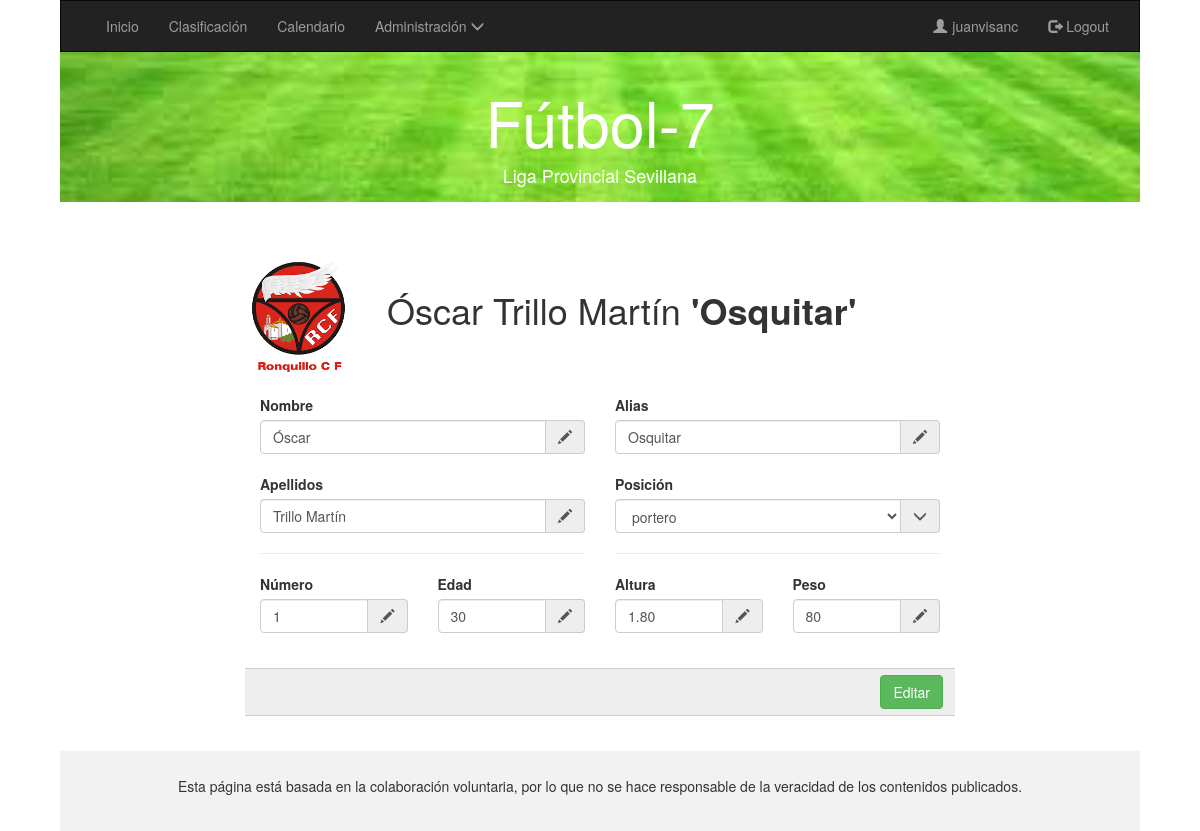
The app's page /colaborador/edita.php?id=1&equipo=1 (signed in) with its own data.
### tables this page shows
CREATE TABLE `JUGADOR` (
  `idJugador` int(10) unsigned NOT NULL AUTO_INCREMENT,
  `nombre` varchar(45) DEFAULT NULL,
  `apellidos` varchar(100) DEFAULT NULL,
  `alias` varchar(45) NOT NULL,
  `posicion` varchar(45) DEFAULT NULL,
  `altura` decimal(10,2) unsigned DEFAULT NULL,
  `peso` tinyint(3) unsigned DEFAULT NULL,
  `numero` tinyint(3) unsigned DEFAULT NULL,
  `edad` tinyint(3) unsigned DEFAULT NULL,
  `idEquipo` int(10) unsigned NOT NULL,
  PRIMARY KEY (`idJugador`),
  KEY `fk_Jugador_1_idx` (`idEquipo`),
  CONSTRAINT `fk_Jugador_1` FOREIGN KEY (`idEquipo`) REFERENCES `EQUIPO` (`idEquipo`) ON DELETE CASCADE ON UPDATE CASCADE
);

### colaborador/edita.php (the view, shortened to what this page needs)
<!DOCTYPE html>
<html>
<head>
  <?php include 'cabecera.php'; ?>
    <link rel="stylesheet" type="text/css" href="../usuario/css/equipo.css">
</head>
<body>
  <?php
  include 'include.php';
  if (isset($_GET['id']) and isset($_GET['equipo']) and isset($_SESSION["usuario"])) {
    $connection = new mysqli("localhost", "usufutbol", "usufutbol", "futbol2");
    mysqli_set_charset($connection, "utf8");
    $equipo=$_GET['equipo'];
    $equipoUsu=$_SESSION["equipo"];
    $jugador=$_GET['id'];
    $result = $connection->query("SELECT idJugador FROM JUGADOR WHERE
      idEquipo=$equipoUsu and idJugador=$jugador;");
      if ($result->num_rows !==0 or $_SESSION["rol"]==='admin') {
  ?>
    <div class="row">
      <div class="col-sm-2"></div>
      <div class="col-sm-8">
        <?php
          $result = $connection->query("SELECT * from JUGADOR WHERE idJugador=$jugador;");
        $obj = $result->fetch_object();
        echo "<h1 class='jugador'>
        <img src='../imagenes/$equipo.png'>$obj->nombre $obj->apellidos <b>'$obj->alias'</b>
        </h1>";
        ?>
          <form id="registerForm" method="POST" action="editado.php">
            <div class="form-group">
              <div class="col-xs-6">
                <label for="InputName">Nombre</label>
                <div class="input-group">
                  <input type="text" class="form-control" name="nombre" <?php echo "value='$obj->nombre'"?>
                  placeholder="Nombre" required>
                  <span class="input-group-addon"><span class="glyphicon glyphicon-pencil"></span></span>
                </div>
                <br>
                <label for="InputName">Apellidos</label>
                <div class="input-group">
                  <input type="text" class="form-control" name="apellidos" <?php echo "value='$obj->apellidos'"?>
                  placeholder="Apellidos" required>
                  <span class="input-group-addon"><span class="glyphicon glyphicon-pencil"></span></span>
                </div>
                <hr>
              </div>
            </div>
            <div class="form-group">
              <div class="col-xs-6">
                <label for="InputName">Alias</label>
                <div class="input-group">
                  <input type="text" class="form-control" name="alias"
                  placeholder="Alias" <?php echo "value='$obj->alias'"?> required>
                  <span class="input-group-addon"><span class="glyphicon glyphicon-pencil"></span></span>
                </div>
                <br>
                <label for="InputCity">Posición</label>
                <div class="input-group">
                  <select name="posicion" class="form-control" required>
                    <option <?php echo "value='$obj->posicion'"?>><?php echo "$obj->posicion"?></option>
                  </select>
                  <span class="input-group-addon"><span class="glyphicon  glyphicon-menu-down"></span></span>
                </div>
                <hr>
              </div>
            </div>
            <div class="form-group">
              <div class="col-xs-3">
                <label>Número</label>
                <div class="input-group">
                  <input type="number" class="form-control" name="numero" <?php echo "value='$obj->numero'"?>
                  placeholder="Numero" required>
                  <span class="input-group-addon"><span class="glyphicon glyphicon-pencil"></span></span>
                </div>
              </div>
              <div class="col-xs-3">
                <label>Edad</label>
                <div class="input-group">
                  <input type="number" class="form-control" name="edad" <?php echo "value='$obj->edad'"?>
                  placeholder="Edad" required>
                  <span class="input-group-addon"><span class="glyphicon glyphicon-pencil"></span></span>
                </div>
              </div>
              <div class="col-xs-3">
                <label for="InputEmail">Altura</label>
                <div class="input-group">
                  <input type="number" class="form-control" name="altura" <?php echo "value='$obj->altura'"?>
                  placeholder="Altura" step="0.01" min="0" required>
                  <span class="input-group-addon"><span class="glyphicon glyphicon-pencil"></span></span>
                </div>
              </div>
              <div class="col-xs-3">
                <label for="InputEmail">Peso</label>
                <div class="input-group">
                  <input type="number" class="form-control" name="peso" <?php echo "value='$obj->peso'"?>
                  placeholder="Peso" required>
                  <span class="input-group-addon"><span class="glyphicon glyphicon-pencil"></span></span>
                </div>
              </div>
            </div>
            <br>
            <div class="form-group">
              <div class="input-group-addon">
                <input type="submit" name="enviar" id="submit" value="Editar" class="btn btn-success pull-right">
              </div>
            </div>
      </div>
    </div>
    <br>
    <?php
        }else {
          header("Location: ../usuario/index.php");
        }
      }else {
        header("Location: ../usuario/index.php");
      }
    ?>
      <footer class="container-fluid text-center">
        <p>Esta página está basada en la colaboración voluntaria, por lo que no se hace responsable de la veracidad de los contenidos publicados.</p>
      </footer>
</body>
</html>

### usuario/css/equipo.css (style rules this page uses)
body { width: 90%; margin: 0 auto; }
footer { background-color: #f2f2f2; padding: 25px; }
img { width: 15%; margin-right: 5%; }
.col-xs-3 { margin-bottom: 5%; }

### records on screen
jugador: nombre "Óscar", apellidos "Trillo Martín", alias "Osquitar", posicion "portero", numero "1", edad "30", altura "1.80", peso "80"

### other values on screen
$_SESSION['usuario'] "juanvisanc"
